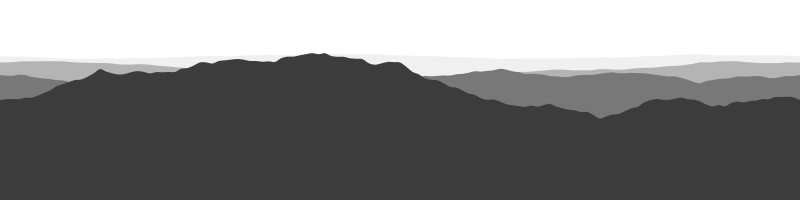
Frame 1 (no input)
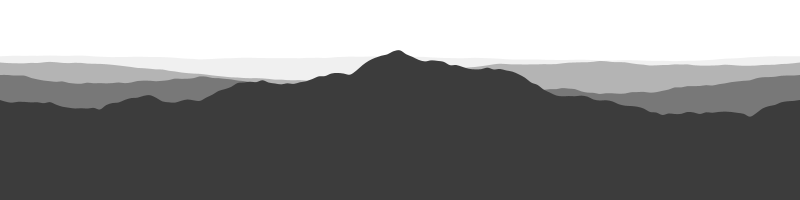
Frame 2 (the mouse pressed at the canvas centre, redrawn once)

The Processing sketch that drew these frames (run headless with seeded random() and noise(); the mouse was pressed at the canvas centre and the sketch redrawn once):

// Processing sketch: processing_184745
// ── processing_184745.pde

/* Simple Mountains
 * http://www.openprocessing.org/user/45793
 * Nellie Robinson (narobins) */

float[] pts;
int n;
int len;
float roughness;
int num_layers = 7;

void setup() {
  size(800, 200);
  n = 7;
  len = int(pow(2, n));
  noLoop();
  noStroke();
}

float calcError(float n) {
 return random(-roughness, roughness) * n; 
}

void draw() {
  background(255);
  roughness = 0.01;
  pts = new float[len + 1];
  for (int i = num_layers; i > 0; i--) {
    pts[0] = (height - 100)/pow(2, i) + 50;
    pts[len] = (height - 100)/pow(2, i) + 50;
    fill(60 * i);
    fillarray();
    display();
    roughness *= 2;
  }
}

void fillarray() {
  for (int i = 0; i < n; i++) {
    int inc = len / int(pow(2, i));
    int start = 0;
    int next = start + inc;
    
    while(next <= len) {
      pts[(start + next) / 2] = calcError(inc) + (pts[start] + pts[next]) / 2;
      start = next;
      next += inc;
    }
  }
}

//draws layers back to front
void display() {
  float inc = width/float(len);
  beginShape();
  vertex(0, pts[0]);
  for (int i = 0; i < len + 1; i++) {
    curveVertex(i*inc, pts[i]);
  } 
  vertex(width, pts[len]);
  vertex(width, height);
  vertex(0, height);
  endShape(CLOSE);
}

void keyPressed() {
  redraw();
}
